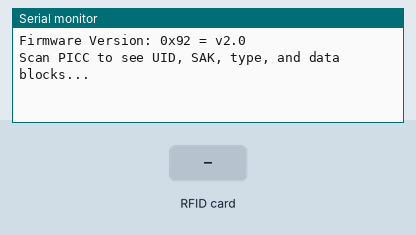
Recording of a sketch running on a simulated Arduino Uno, built with avr-gcc and run on an emulated ATmega328P. Shown: the last lines printed to the serial monitor. The inputs (shaded band) are chosen by the test bench.

Above: at 1.2 s.
1.3 s: RFID card 07 4C CF B4 held to the reader
At 1.6 s:
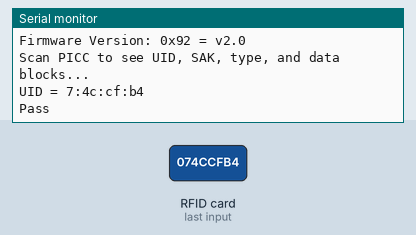
2.8 s: RFID card 5E 7A 19 C4 held to the reader
At 4.2 s:
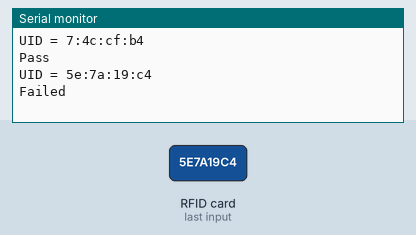

Measured:
- after the input at 1.3 s, the serial monitor: prints a new line at once (image 1)
- after the input at 2.8 s, the serial monitor: prints a new line at once (image 2)

The sketch:

checkUID.ino
```cpp
#include <SPI.h>
#include <MFRC522.h>

#define RST_PIN         9          // Configurable, see typical pin layout above
#define SS_PIN          10         // Configurable, see typical pin layout above

/* Set your UID here! 07 4C CF B4*/
#define passwordUIDArray {0x07, 0x4C, 0xCF, 0xB4}

MFRC522 mfrc522(SS_PIN, RST_PIN);  // Create MFRC522 instance
byte UIDArray[4];
String passwordUID = "";

String ReadUID() {
  // Look for new cards
  while ( ! mfrc522.PICC_IsNewCardPresent()) {

  }

  // Select one of the cards
  if ( ! mfrc522.PICC_ReadCardSerial()) {
    return;
  }

  // Dump debug info about the card; PICC_HaltA() is automatically called
  //mfrc522.PICC_DumpToSerial(&(mfrc522.uid));
  UIDArray[0] = mfrc522.uid.uidByte[0];
  UIDArray[1] = mfrc522.uid.uidByte[1];
  UIDArray[2] = mfrc522.uid.uidByte[2];
  UIDArray[3] = mfrc522.uid.uidByte[3];

  String str = String(UIDArray[0], HEX) + ":" + String(UIDArray[1], HEX) + ":" + String(UIDArray[2], HEX) + ":" + String(UIDArray[3], HEX);
  return str;
  delay(500);
}

void doSuccess(){
  Serial.println("Pass");
  digitalWrite(2, HIGH);
  delay(300);
  digitalWrite(2, LOW);
  delay(300);
  digitalWrite(2, HIGH);
  delay(300);
  digitalWrite(2, LOW);
  delay(300);
}

void doFailed(){
  Serial.println("Failed");
}

void setup() {
  Serial.begin(9600);   // Initialize serial communications with the PC
  while (!Serial);    // Do nothing if no serial port is opened (added for Arduinos based on ATMEGA32U4)
  SPI.begin();      // Init SPI bus
  mfrc522.PCD_Init();   // Init MFRC522
  delay(4);       // Optional delay. Some board do need more time after init to be ready, see Readme
  mfrc522.PCD_DumpVersionToSerial();  // Show details of PCD - MFRC522 Card Reader details
  Serial.println(F("Scan PICC to see UID, SAK, type, and data blocks..."));
  byte PUA[4] = passwordUIDArray;
  passwordUID = String(PUA[0], HEX) + ":" + String(PUA[1], HEX) + ":" + String(PUA[2], HEX) + ":" + String(PUA[3], HEX);
}

void loop(){
    String checkStr = ReadUID();

    Serial.print("UID = ");
    Serial.println(checkStr);
    if(checkStr == passwordUID){
      doSuccess();
    }else{
      doFailed();
    }
}
```
